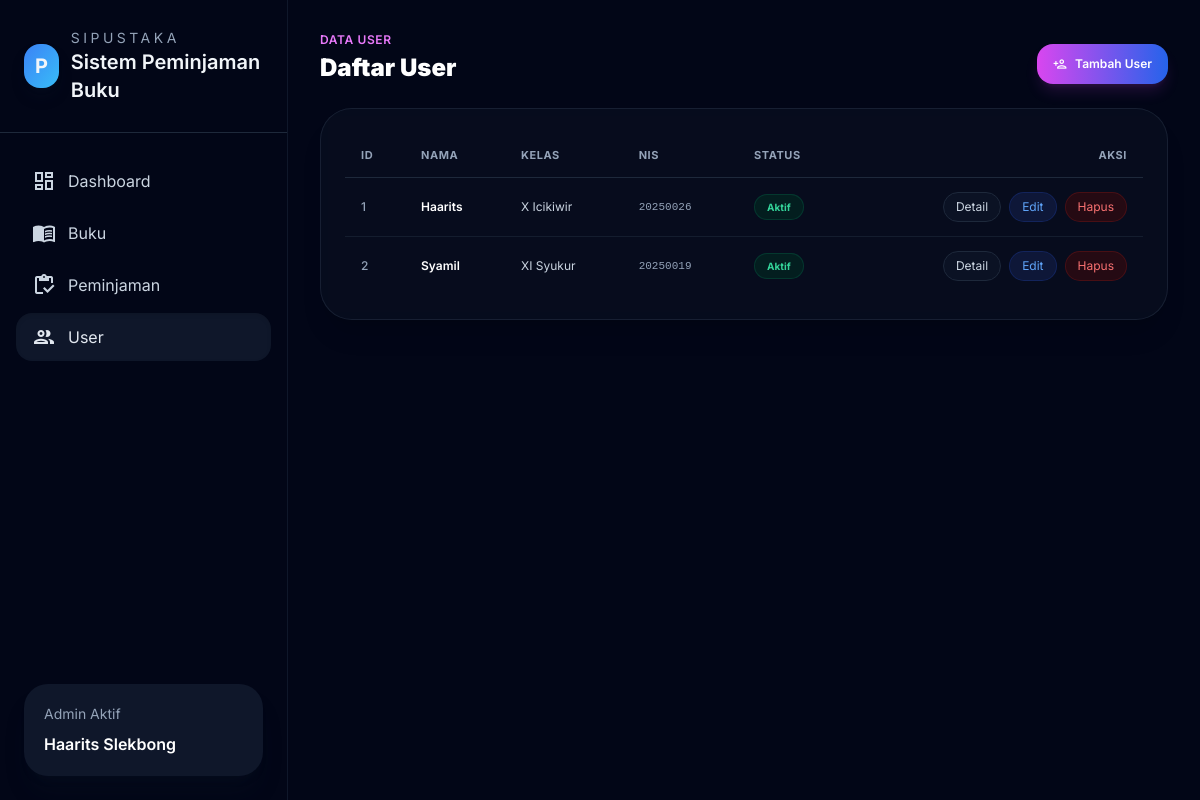
/siswa/, run on the app's committed database.
### perpustakaan/models.py (models this page shows, shortened)
class Siswa(models.Model):
    nama = models.CharField(max_length=150)
    kelas = models.CharField(max_length=50)
    nis = models.CharField(max_length=50, unique=True)
    status = models.CharField(max_length=30)

### perpustakaan/views.py (the view)
# urls.py: path('siswa/', views.list_siswa, name='list_siswa'),
def list_siswa(request):
    siswa_list = Siswa.objects.all().order_by('id')
    return render(request, 'siswa/list.html', {
        'siswa_list': siswa_list,
    })

### perpustakaan/templates/siswa/list.html
{% extends 'nav.html' %} {% block title %} Daftar User - Sistem Peminjaman Buku SIPUSTAKA {% endblock %} {% block content %}
<div class="flex flex-col gap-6 text-sm">
  <div class="flex flex-col gap-4 md:flex-row md:items-end md:justify-between">
    <div>
      <p class="text-xs uppercase tracking-wider text-fuchsia-400 font-semibold mb-1">DATA USER</p>
      <h1 class="text-2xl font-black text-white">Daftar User</h1>
    </div>
    <a href="{% url 'tambah_siswa' %}"
      class="inline-flex items-center gap-2 rounded-2xl bg-gradient-to-r from-fuchsia-500 to-brand-600 text-white text-xs px-4 py-2.5 shadow-lg shadow-fuchsia-500/15 hover:shadow-fuchsia-500/25 transition duration-300 font-semibold">
      <span class="material-icons-outlined text-sm">person_add</span>
      Tambah User
    </a>
  </div>
  <div class="rounded-[2rem] bg-slate-900/40 border border-slate-800/70 p-6 backdrop-blur-md shadow-xl overflow-x-auto">
    <table class="min-w-full text-left text-xs">
      <thead class="border-b border-slate-800 text-slate-400 text-[11px] uppercase tracking-wider font-semibold">
        <tr>
          <th class="py-3.5 px-4">ID</th>
          <th class="py-3.5 px-4">Nama</th>
          <th class="py-3.5 px-4">Kelas</th>
          <th class="py-3.5 px-4">NIS</th>
          <th class="py-3.5 px-4">Status</th>
          <th class="py-3.5 px-4 text-right">Aksi</th>
        </tr>
      </thead>
      <tbody id="users-table" class="divide-y divide-slate-800/60">
        {% for siswa in siswa_list %}
        <tr class="hover:bg-slate-900/20 transition-colors duration-200">
          <td class="py-3.5 px-4 text-slate-400 font-medium">{{ forloop.counter }}</td>
          <td class="py-3.5 px-4 text-white font-semibold">{{ siswa.nama }}</td>
          <td class="py-3.5 px-4 text-slate-300">{{ siswa.kelas }}</td>
          <td class="py-3.5 px-4 text-slate-400 font-mono text-[11px]">{{ siswa.nis }}</td>
          <td class="py-3.5 px-4">
            {% if siswa.status == 'Aktif' %}
            <span class="inline-block rounded-full bg-emerald-950/60 border border-emerald-800/40 text-emerald-400 px-3 py-1 text-[10px] font-bold">{{ siswa.status }}</span>
            {% else %}
            <span class="inline-block rounded-full bg-slate-800/60 border border-slate-700/40 text-slate-400 px-3 py-1 text-[10px] font-bold">{{ siswa.status }}</span>
            {% endif %}
          </td>
          <td class="py-3.5 px-4 text-right whitespace-nowrap">
            <div class="inline-flex items-center gap-2">
              <a href="{% url 'detail_siswa' siswa.id %}"
                class="rounded-full border border-slate-800 bg-slate-900/60 px-3 py-1.5 text-xs text-slate-300 hover:bg-slate-800 hover:text-white transition duration-200">Detail</a>
              <a href="{% url 'edit_siswa' siswa.id %}"
                class="rounded-full bg-blue-950/50 border border-blue-800/30 px-3 py-1.5 text-xs text-blue-400 hover:bg-blue-900/60 hover:text-white transition duration-200">Edit</a>
              <a href="{% url 'hapus_siswa' siswa.id %}"
                class="rounded-full bg-red-950/50 border border-red-800/30 px-3 py-1.5 text-xs text-red-400 hover:bg-red-900/60 hover:text-white transition duration-200">Hapus</a>
            </div>
          </td>
        </tr>
        {% empty %}
        <tr>
          <td colspan="6" class="py-8 text-center text-slate-500 text-xs">Tidak ada data user yang tersedia.</td>
        </tr>
        {% endfor %}
      </tbody>
    </table>
  </div>
</div>
{% endblock %}

### perpustakaan/templates/nav.html (style rules this page uses)
body { font-family: Inter, ui-sans-serif, system-ui, -apple-system, BlinkMacSystemFont, "Segoe UI", sans-serif; }

### data on the page
Siswa: nama "Haarits", kelas "X Icikiwir", nis "20250026", status "Aktif"
Siswa: nama "Syamil", kelas "XI Syukur", nis "20250019", status "Aktif"
